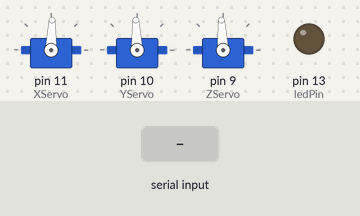
Bench run of a sketch on a simulated Arduino Uno, built with avr-gcc and run on an emulated ATmega328P. On the bench: 3 × servo, output pins drawn as LEDs (lit = HIGH). The inputs (shaded band) are chosen by the test bench.

Above: at 1.2 s.
1.3 s: "1" received over Serial
At 1.6 s:
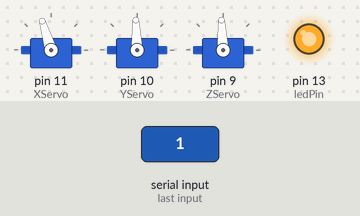
2.8 s: "2" received over Serial
At 4.0 s:
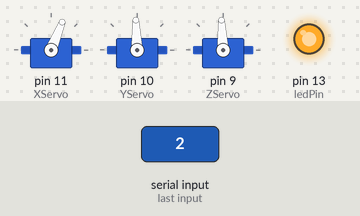
4.3 s: "3" received over Serial
At 5.3 s:
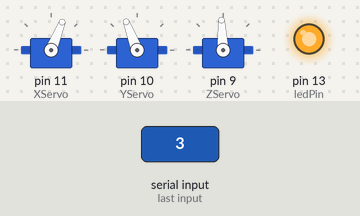
5.8 s: "4" received over Serial
At 6.2 s:
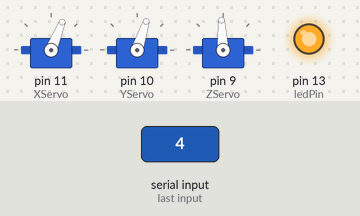
7.3 s: "5" received over Serial
At 8.5 s:
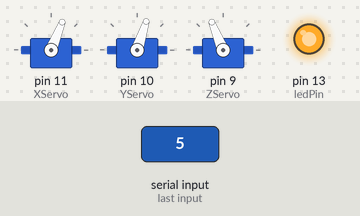
8.8 s: "6" received over Serial
At 9.9 s:
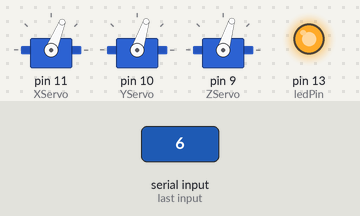
Timing chart, 0 to 11.3 s (numbered marks = the images above; inputs shaded):
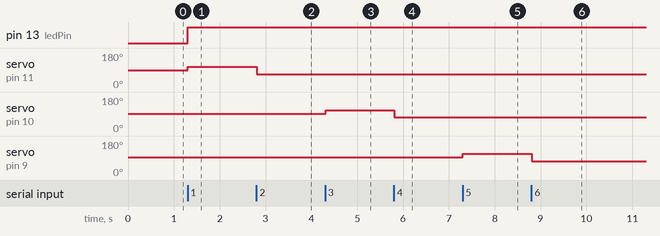

Measured:
- after the input at 1.3 s, pin 13 (ledPin): LOW → HIGH at once; servo on pin 11 (XServo): 88° → 107° at once
- after the input at 2.8 s, servo on pin 11 (XServo): 107° → 68° at once
- after the input at 4.3 s, servo on pin 10 (YServo): 92° → 111° at once
- after the input at 5.8 s, servo on pin 10 (YServo): 111° → 72° at once
- after the input at 7.3 s, servo on pin 9 (ZServo): 93° → 112° at once
- after the input at 8.8 s, servo on pin 9 (ZServo): 112° → 73° at once

The sketch:

servo3.ino
```cpp
#include <Servo.h>;


char val; // Data received from the serial port
int ledPin = 13; // Set the pin to digital I/O 13

int Movespeed = 200;
int Calibration = 0;
int Calib_increment = 5;

Servo XServo;
Servo YServo;
Servo ZServo;
int Xzero_angle = 1450;
int Xturn_speed = 0;
int Yzero_angle = 1490;
int Yturn_speed = 0;
int Zzero_angle = 1500;
int Zturn_speed = 0;

void setup(){

  XServo.attach(11);
  YServo.attach(10);
  ZServo.attach(9);
  XServo.write(Xzero_angle);
  YServo.write(Yzero_angle);
  ZServo.write(Zzero_angle);

  pinMode(ledPin, OUTPUT); // Set pin as OUTPUT
  Serial.begin(9600); // Start serial communication at 9600 bps

}

void loop(){


  if (Serial.available())
  { // If data is available to read,
    val = Serial.read(); // read it and store it in val
  }
  if (val == '0')
  {
    digitalWrite(ledPin, LOW); // turn the LED off

    XServo.writeMicroseconds(Xzero_angle);
    YServo.writeMicroseconds(Yzero_angle);
    ZServo.writeMicroseconds(Zzero_angle);

  }


  if (val == '1') {
    if (Calibration == 0) {
      digitalWrite(ledPin, HIGH);
      XServo.writeMicroseconds(Xzero_angle+Movespeed);

    }
    if (Calibration == 1) {
      Xzero_angle+=Calib_increment;
      Serial.write(Xzero_angle);
      delay(500);
      Calibration = 0;
    }
  }
  if (val == '2') {
    if (Calibration == 0) {
      digitalWrite(ledPin, HIGH);
      XServo.writeMicroseconds(Xzero_angle-Movespeed);

    }
    if (Calibration == 1) {
      Xzero_angle-=Calib_increment;
      Serial.write(Xzero_angle);
      delay(500);
      Calibration = 0;
    }
  }

  if (val == '3') {
    if (Calibration == 0) {
      digitalWrite(ledPin, HIGH);
      YServo.writeMicroseconds(Yzero_angle+Movespeed);

    }
    if (Calibration == 1) {
      Yzero_angle+=Calib_increment;
      Serial.write(Yzero_angle);
      Calibration = 0;
    }
  }
  if (val == '4') {
    if (Calibration == 0) {
      digitalWrite(ledPin, HIGH);
      YServo.writeMicroseconds(Yzero_angle-Movespeed);

    }
    if (Calibration == 1) {
      Yzero_angle-=Calib_increment;
      Serial.write(Yzero_angle);
      Calibration = 0;
    }
  }
  if (val == '5') {
    if (Calibration == 0) {
      digitalWrite(ledPin, HIGH);
      ZServo.writeMicroseconds(Zzero_angle+Movespeed);

    }
    if (Calibration == 1) {
      Zzero_angle+=Calib_increment;
      Serial.write(Zzero_angle);
      Calibration = 0;
    }
  }
  if (val == '6') {
    if (Calibration == 0) {
      digitalWrite(ledPin, HIGH);
      ZServo.writeMicroseconds(Zzero_angle-Movespeed);

    }
    if (Calibration == 1) {
      Zzero_angle-=Calib_increment;
      Serial.write(Zzero_angle);
      Calibration = 0;
    }
  }


  /// SPEED
  if (val == '7') {
    Movespeed = 50;

    Calibration = 0;
  }
  if (val == '8') {
    Movespeed = 200;

    Calibration = 0;
  }
  /// CALIBRATION MODE
  if (val == '9') {
    Calibration = 1;
  }


  delay(10);
}
```
